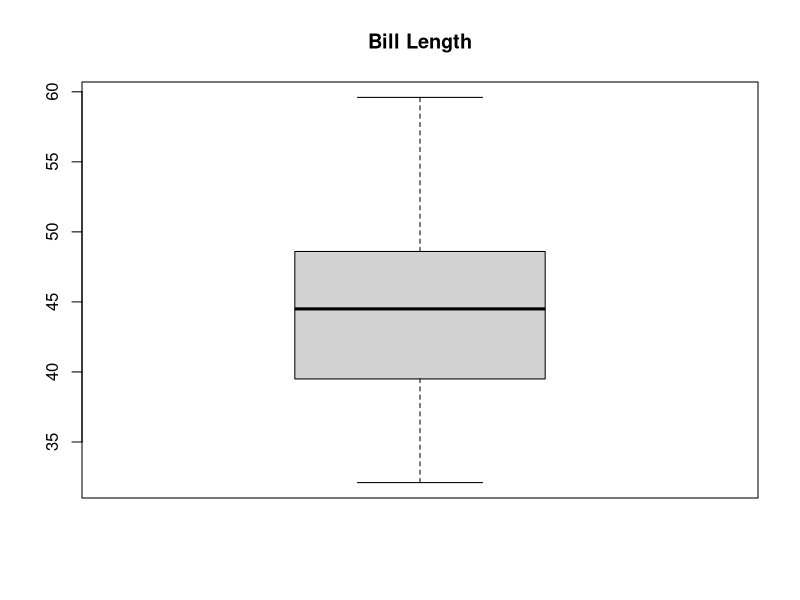
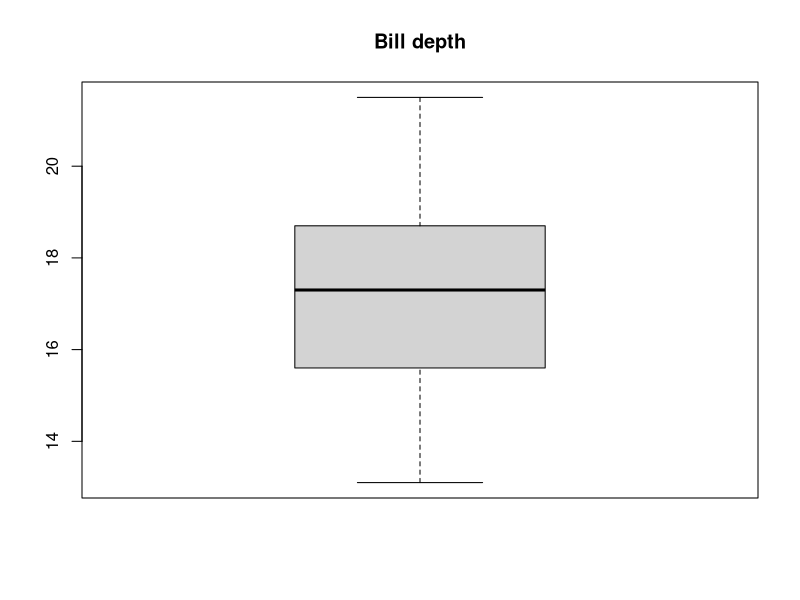
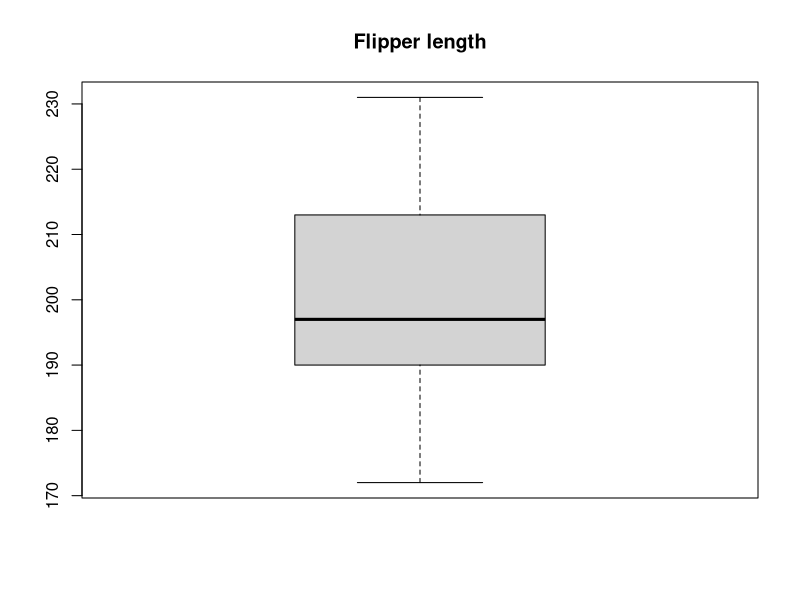
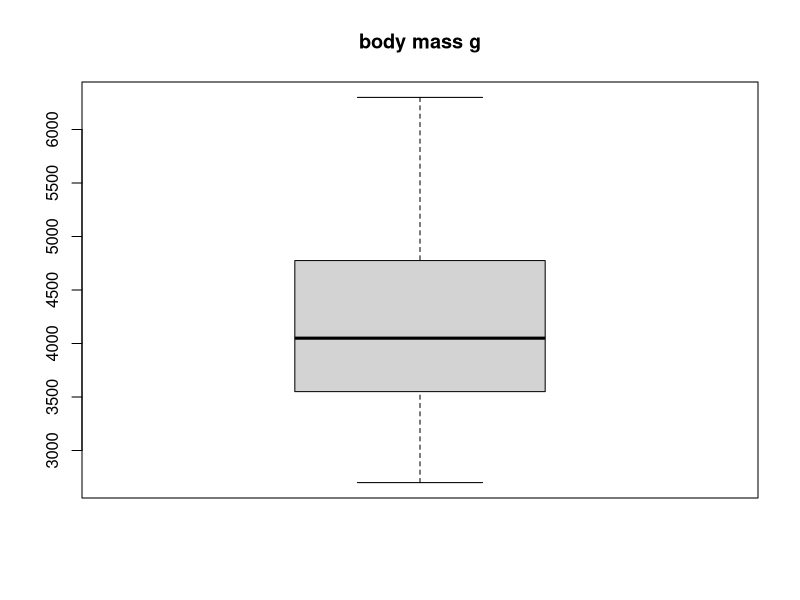
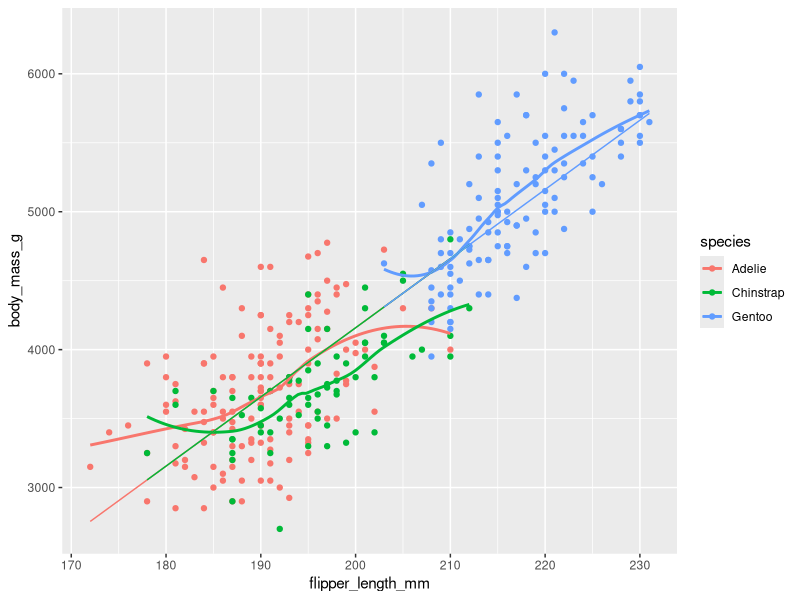
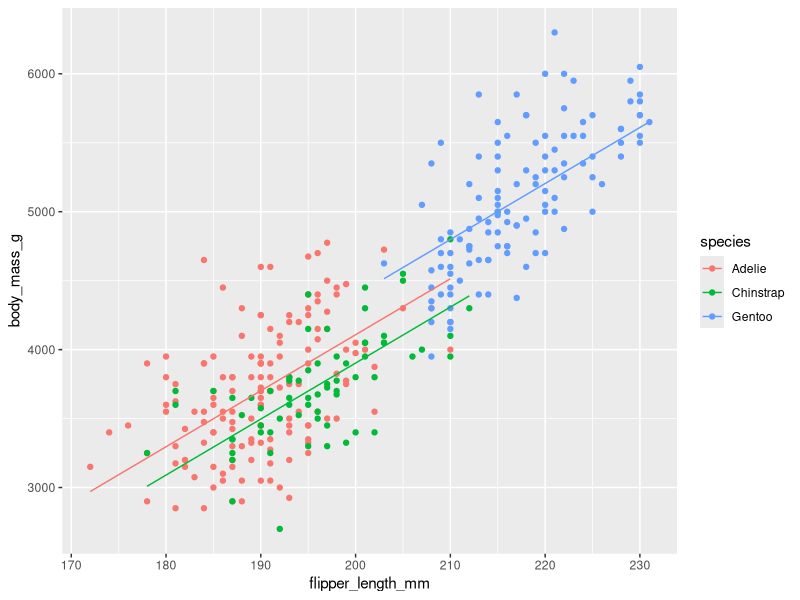
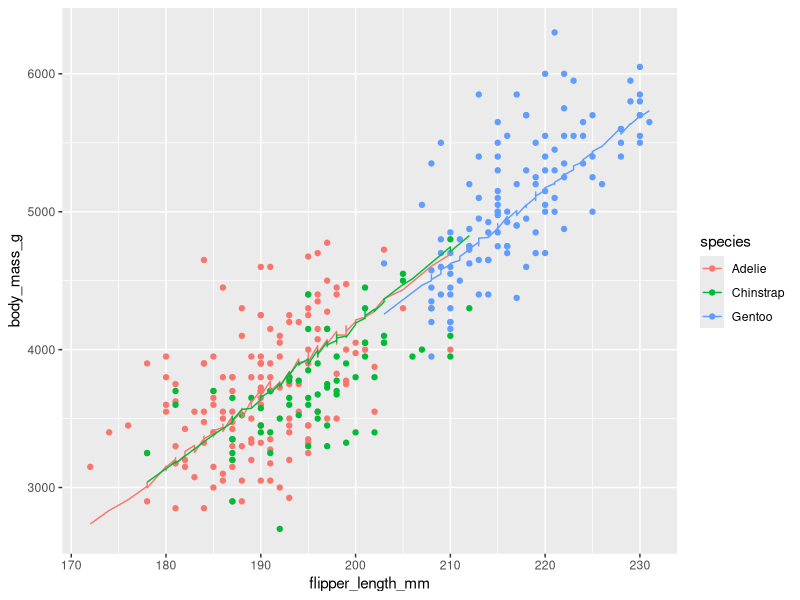
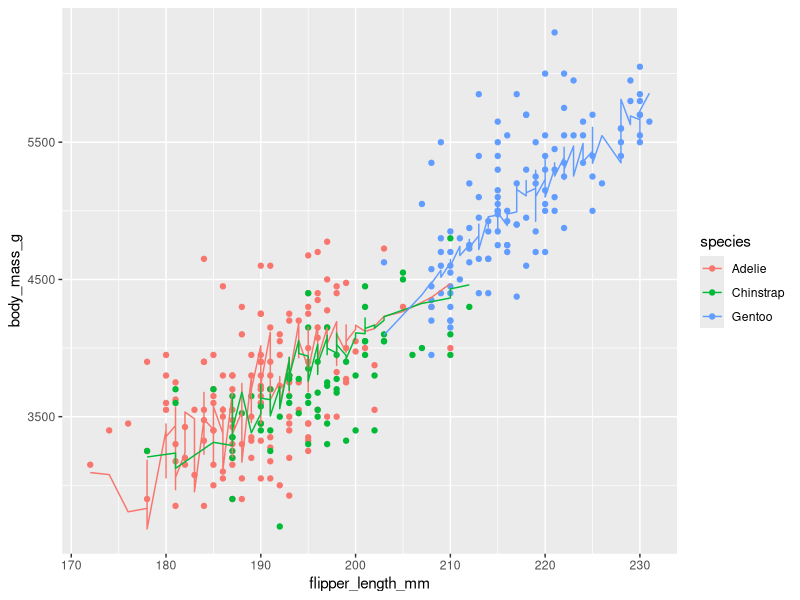

These charts were generated, in order, by the following R code:
## ---- chunk 1
dat <- palmerpenguins::penguins
dat <- dat[complete.cases(dat),]

# 1. Preview the dataset
head(dat)
summary(dat)

# 2. Check for missing values
print("Check total missing values per column") 
colSums(is.na(dat))

# 3. Check data types
#str(dat)

# 4. Handle outliers
# Identify outliers by visualizing (e.g., using boxplots)
boxplot(dat$bill_length_mm, main = "Bill Length")
boxplot(dat$bill_depth_mm, main = "Bill depth")
boxplot(dat$flipper_length_mm, main = "Flipper length")
boxplot(dat$body_mass_g, main = "body mass g")


## ---- chunk 2
library(ggplot2) 
library(broom)
## ---- chunk 3

#First look at the data in a scatter plot.

scatterplot <- dat |> ggplot(aes(x=flipper_length_mm, y=body_mass_g, color=species)) +
  geom_point() +
  geom_smooth(se=FALSE)

print(" Linear model with flipper_length_mm")

mm1 <- lm(body_mass_g ~ flipper_length_mm, data=dat)

summary(mm1)

names(mm1)

mm1 |> tidy()

mm1 |> confint()



scatterplot + geom_line(aes(y=fitted(mm1)))

# Now to answeer the question "How well can we predict the body mass of a penguin based on species and flipper length?"

# Answer the T value is 32.56 on flipper_length and p value is way below 0.5 this is having a great impact 
## ---- chunk 4

# Now we add species

scatterplot <- dat |> ggplot(aes(x=flipper_length_mm, y=body_mass_g, color=species)) +
  geom_point()

print(" Linear model with flipper_length_mm and species")

mm2 <- lm(body_mass_g ~ flipper_length_mm + species, data=dat)

summary(mm2)

mm2 |> tidy()

scatterplot + geom_line(aes(y=fitted(mm2)))
## ---- chunk 5

# Now we remove species and use bill_depth

scatterplot <- dat |> ggplot(aes(x=flipper_length_mm, y=body_mass_g, color=species)) +
  geom_point()

print(" Linear model with flipper_length_mm and bill_depth")

mm3 <- lm(body_mass_g ~ flipper_length_mm + bill_depth_mm, data=dat)

summary(mm3)

mm3 |> tidy()

scatterplot + geom_line(aes(y=fitted(mm3)))
## ---- chunk 6
# Now we remove species and use bill_depth as interaction

scatterplot <- dat |> ggplot(aes(x=flipper_length_mm, y=body_mass_g, color=species)) +
  geom_point()

print(" Linear model with flipper_length_mm and bill_depth")

mm4 <- lm(body_mass_g ~ flipper_length_mm * bill_depth_mm, data=dat)

summary(mm4)

mm4 |> tidy()

scatterplot + geom_line(aes(y=fitted(mm4)))

#Dose not look very good
## ---- chunk 7
# Now we remove bill_length

scatterplot <- dat |> ggplot(aes(x=flipper_length_mm, y=body_mass_g, color=species)) +
  geom_point()

print(" Linear model with flipper_length_mm and bill_length_mm")

mm5 <- lm(body_mass_g ~ flipper_length_mm + bill_length_mm, data=dat)

summary(mm5)

mm5 |> tidy()

scatterplot + geom_line(aes(y=fitted(mm5)))
## ---- chunk 8
# Now we use bill_depth and sex

scatterplot <- dat |> ggplot(aes(x=flipper_length_mm, y=body_mass_g, color=sex)) +
  geom_point()

print(" Linear model with flipper_length_mm and bill_depth")

mm6 <- lm(body_mass_g ~ flipper_length_mm * sex, data=dat)

summary(mm6)

mm6 |> tidy()

scatterplot + geom_line(aes(y=fitted(mm6)))
## ---- chunk 9

# Model fits

# A summary of how well the models fit the data is given by the residual standard deviation. And by the coefficient of determination R2 which is the squared correlation between the observed and fitted values.

# cor(y, ˆy)2

mm1 |> glance()
mm2 |> glance()
mm3 |> glance()
mm4 |> glance()
mm5 |> glance()
mm6 |> glance()

# For Linear Models (lm):

# r.squared: R-squared, the proportion of the variance in the dependent variable     explained by the model.

# adj.r.squared: Adjusted R-squared, a version of R-squared that has been adjusted   for the number of predictors in the model.

# sigma: Residual standard error (the estimated standard deviation of the residuals).

# statistic: The F-statistic of the model (used to test the overall significance of   the model).

# Interpretation:
# High F-statistic value: A large F-statistic means that the variance explained by # the model (RSS) is much larger than the unexplained variance (ESS), suggesting   # that the model fits the data well.
# Low F-statistic value: A low F-statistic means that the model doesn't explain    # much more variance than what would be expected by random chance.


# p.value: The p-value corresponding to the F-statistic.

# df: Degrees of freedom of the model.

# logLik: The log-likelihood of the model (useful for comparing models).

# AIC: Akaike Information Criterion (AIC), a metric for model comparison (lower is   better).

# BIC: Bayesian Information Criterion (BIC), another metric for model comparison (lower is better).

# deviance: Residual deviance (the measure of model fit for generalized models).

# df.residual: Degrees of freedom of the residuals (number of observations minus     number of parameters).

# For Generalized Linear Models (glm):
# In addition to the values above, generalized linear models may also return:
# 
# null.deviance: The deviance of the null model (the model with only an intercept).

# df.null: Degrees of freedom of the null model.

# deviance: Residual deviance for the fitted model.

# aic: Akaike Information Criterion (for model comparison).
## ---- chunk 10
mm1 |> doBy::plot_lm()
mm2 |> doBy::plot_lm()
mm3 |> doBy::plot_lm()
mm4 |> doBy::plot_lm()
mm5 |> doBy::plot_lm()
mm6 |> doBy::plot_lm()
## ---- chunk 11

# Model evaluation

# first put all models into a list

ml <- list(mm1, mm2, mm3, mm4, mm5, mm6)


sapply(ml, function(x) modelr::rmse(x, dat))

# lowest value has the best prediction but it was on the hole dataset which is cheating next blocks shows how we devived trained set and test set.
## ---- chunk 12
# setting up training data and test data ration 20/80

i <- sample(nrow(dat), size=0.8*nrow(dat))
head(i)

train <- dat[i,]
test <- dat[-i,]

#Check that the ratio is correct
nrow(dat)
nrow(train)
nrow(test)


## ---- chunk 13
# Now retrain our models.

ml_train <- sapply(ml, function(x) update(x, data=train))
sapply(ml_train, function(x) modelr::rmse(x, train))
## ---- chunk 14
# check our trained models up against the test set

sapply(ml_train, function(x) modelr::rmse(x, test))

## ---- chunk 15
# Seems like model6 is the best BUT if I want to generelise and look away from SEX # then I would pick model4 which is flipper 
# length + bill depth 
